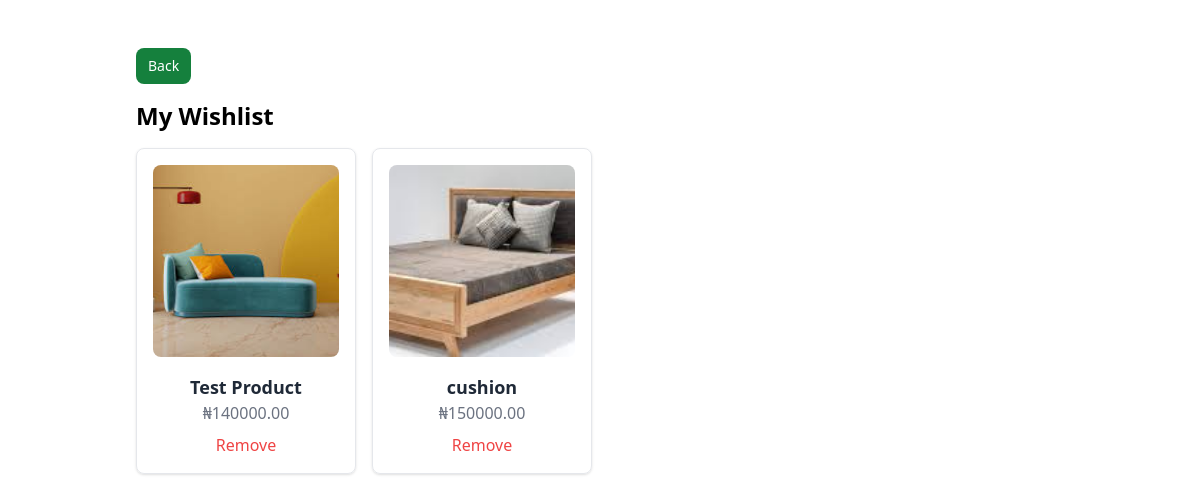
The app's page /store/wishlist/ (signed in) with its own data.
### Store/models.py (models this page shows, shortened)
class MyWishlist(models.Model):
    user = models.ForeignKey(settings.AUTH_USER_MODEL, on_delete=models.CASCADE, related_name='mywishlist')
    product = models.ForeignKey('Product', on_delete=models.CASCADE, related_name='wishlisted_by')
    added_at = models.DateTimeField(auto_now_add=True)
    class Meta:
        unique_together = ('user', 'product')  # Ensure a user can't add the same product multiple times

class Product(models.Model):
    store = models.ForeignKey(Mystore, on_delete=models.CASCADE, related_name="products")
    name = models.CharField(max_length=50)
    price = models.PositiveIntegerField(default=1)
    description = models.CharField(max_length=100)
    image = models.ImageField(upload_to='productimages')

### Store/views.py (the view)
# urls.py: path('wishlist/', views.wishlist_view, name='wishlist'),
@login_required
def wishlist_view(request):
    wishlist_items = MyWishlist.objects.filter(user=request.user).select_related('product')
    return render(request, 'Store/wishlist.html', {'wishlist_items': wishlist_items})

### Store/templates/Store/wishlist.html (shortened to what this page needs)
{% extends "Store/base.html" %}
{% block content %}
<div class="container mx-auto p-6">
    <a href="{% url 'index' %}" class="inline-flex mb-4 items-center px-3 py-2 text-sm font-medium text-center text-white bg-green-700 rounded-lg hover:bg-green-800 focus:ring-4 focus:outline-none focus:ring-green-300 dark:bg-green-600 dark:hover:bg-green-700 dark:focus:ring-green-800">Back</a>
    <h1 class="text-2xl font-bold mb-4">My Wishlist</h1>
    {% if wishlist_items %}
        <div class="grid grid-cols-1 sm:grid-cols-2 lg:grid-cols-4 gap-4">
            {% for item in wishlist_items %}
                <div class="border border-gray-200 rounded-lg shadow p-4">
                    <a href="{% url 'product_detail' item.product.id %}">
                        <img class="w-full h-48 object-cover rounded-lg" src="{{ item.product.image.url|default:'#' }}" alt="{{ item.product.name }}">
                    </a>
                    <div class="mt-4 text-center">
                        <a href="{% url 'product_detail' item.product.id %}">
                            <h5 class="text-lg font-bold text-gray-800">{{ item.product.name }}</h5>
                        </a>
                        <p class="text-gray-500">₦{{ item.product.price|floatformat:2 }}</p>
                        <form method="POST" action="{% url 'remove_from_wishlist' item.product.id %}">
                            <button class="text-red-500 mt-2">Remove</button>
                        </form>
                    </div>
                </div>
            {% endfor %}
        </div>
    {% else %}
        <p class="text-gray-600 text-center">Your wishlist is empty.</p>
    {% endif %}
</div>
{% endblock %}

### records on screen
MyWishlist: product.image (picture), product.name "Test Product", product.price "140000.00"
MyWishlist: product.image (picture), product.name "cushion", product.price "150000.00"
